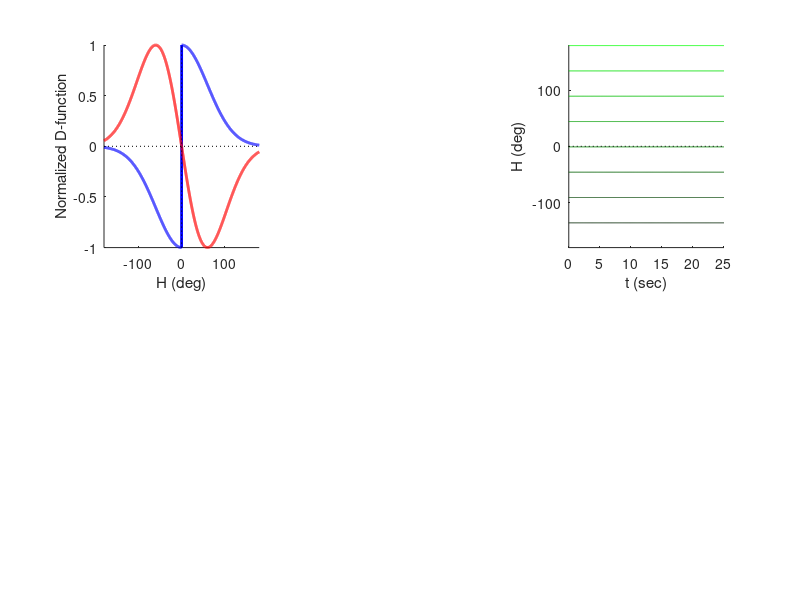

Recreate this plot in MATLAB. (Note: this script raises an error after producing the figure.)
%% Spatial Filter Model w/ Sensory Delay Lines
% Time invariant multisensory summation w/ modality-specific processing
% delays

close all
clear all

% variable model parameters
alpha_v=0;              % vision intensity term (deg/s)
alpha_w=0;              % wind intensity term (deg/s)
T_w=.02;                % wind delay (sec)
T_v=.1;                 % vision delay (sec)

% fixed simulation terms
numtrial=8;             % number of trial per fly to simulate
numfly=1;               % number of flies to simulate
t_end=25;               % trial duration (sec)
dt=0.02;                % time step (sec)
tvec=(dt:dt:t_end);     % vector of time points in simulation
H=-180:0.1:180;         % possible headings vector

% define starting positions
if numtrial==8
    startpos=(-135:45:180)-1;
end
if numtrial==2
    startpos=[1 90];
end

% convert delays to samples
wind_delay=round(T_w/dt);
vis_delay=round(T_v/dt);

% define standardized D-functions for wind (Gauss*step) and vision
% (Gauss*line)
curve=normpdf(H,0,60)/max(normpdf(H,0,60));
line=linspace(-100,100,length(H));
step=[-1*ones(1,1800) 0 ones(1,1800)];
D_w=step.*curve;
D_v=-line.*curve/max(-line.*curve);

% main output variable = heading over time
% dimensions = (time, trial number, condition number, fly number)
H_t=zeros(t_end/dt,numtrial,4,numfly);
dH_t=zeros((t_end/dt)-1,numtrial,4,numfly);

% main simulation
simfig=figure;
subplot(2,3,1), hold on
plot(H,D_w,'b-','LineWidth',2)
plot(H,D_v,'r-','LineWidth',2)
plot([-180 180],[0 0],'k:')
plot([0 0],[-1 1],'k:')
axis([-180 180 -1 1])
xlabel('H (deg)')
ylabel('Normalized D-function')
for fly=1:numfly
    for cond=1:4
        for trial=1:numtrial
            
            % initial conditions
            if numtrial==8 || numtrial==2
                H_t(1,trial,cond,fly)=startpos(trial);
            else
                H_t(1,trial,cond,fly)=-180+trial*(360/numtrial);
            end
            
            % sim loop
            for t=1:1:t_end/dt
                
                % calculate turn rate from D-functions at appropriate delay
                if cond==2 || cond==4
                    if t>wind_delay
                        ind=find(round(H,1)==round(H_t(t-wind_delay,trial,cond,fly),1));
                        dHw=alpha_w*D_w(ind)*dt;
                    else
                        dHw=0;
                    end
                else
                    dHw=0;
                end
                if cond==3 || cond==4
                    if t>vis_delay
                        ind=find(round(H,1)==round(H_t(t-vis_delay,trial,cond,fly),1));
                        dHv=alpha_v*D_v(ind)*dt;
                    else
                        dHv=0;
                    end
                else
                    dHv=0;
                end
                
                % compile terms and cap dH/dt
                dH=dHw+dHv;
                if dH>3
                    dH=3;
                elseif dH<-3
                    dH=-3;
                end
                
                % Heading update
                dH_t(t,trial,cond,fly)=dH;
                H_t(t+1,trial,cond,fly)=H_t(t,trial,cond,fly)+dH;
                H_t(t+1,trial,cond,fly)=mod(H_t(t+1,trial,cond,fly)+180,360)-180;
            end
        end
        if fly==numfly
            subplot(2,3,cond+2); hold on
            for kk=1:numtrial
                plot(0:dt:t_end,H_t(:,kk,cond,fly)',...
                    '-','Color',[0 kk/numtrial 0])
            end
            plot([0 t_end],[0 0],'k:')
            ylim([-180 180])
            xlim([0 t_end])
            ylabel('H (deg)')
            xlabel('t (sec)')
        end
    end
end

